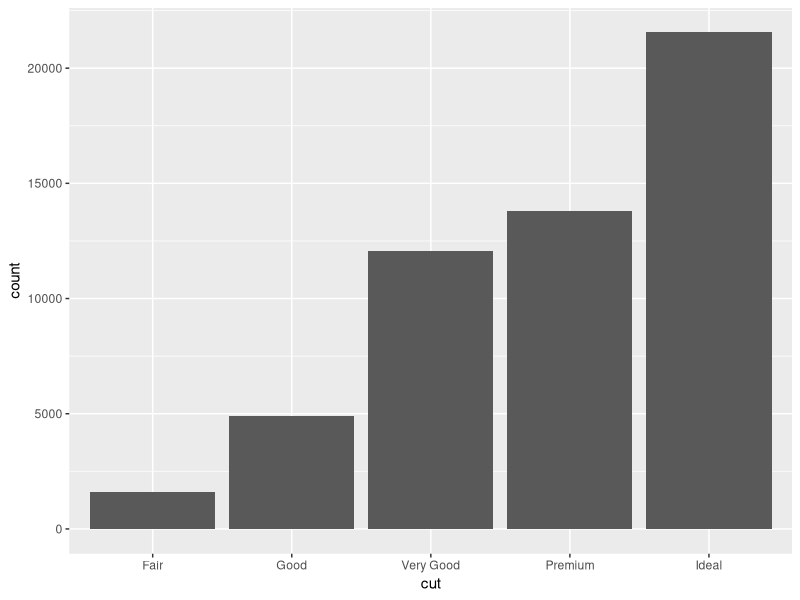
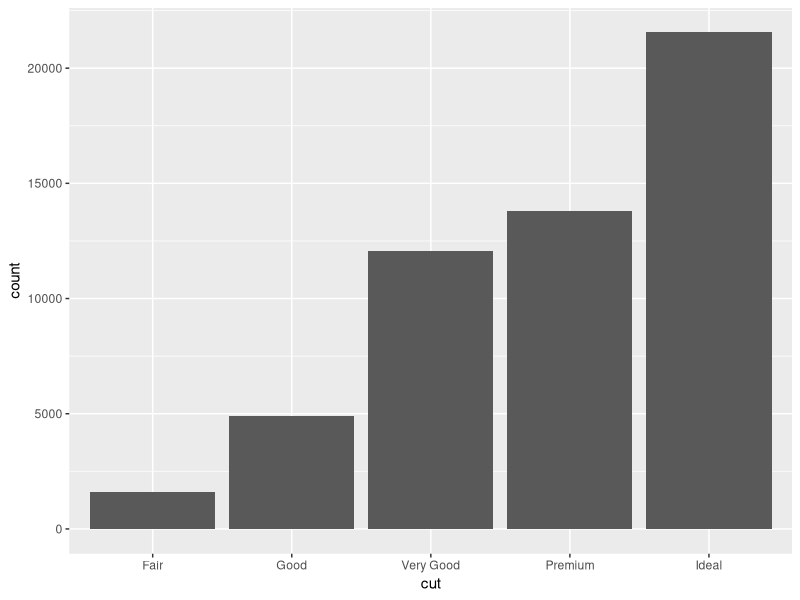
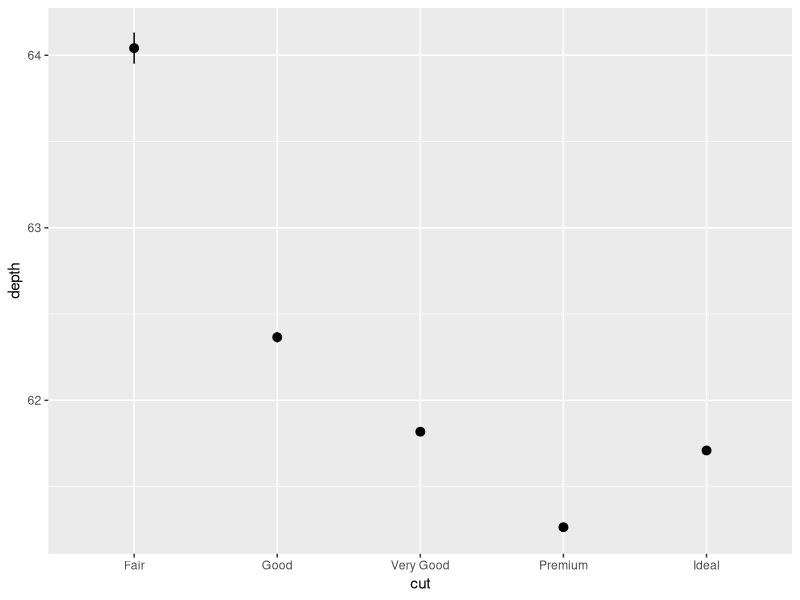
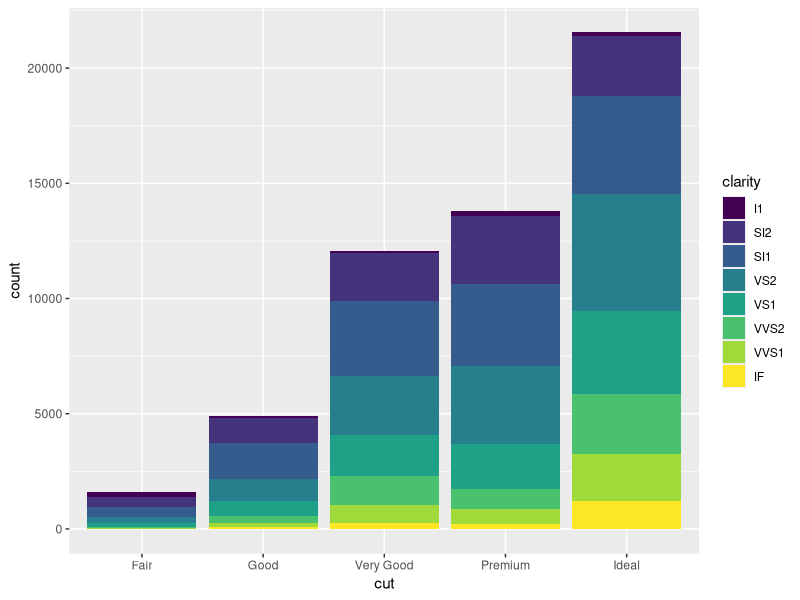
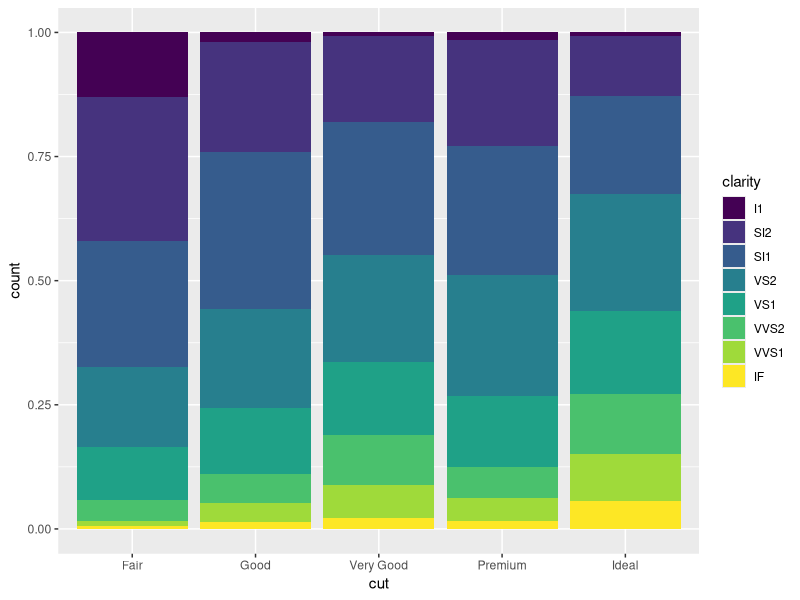
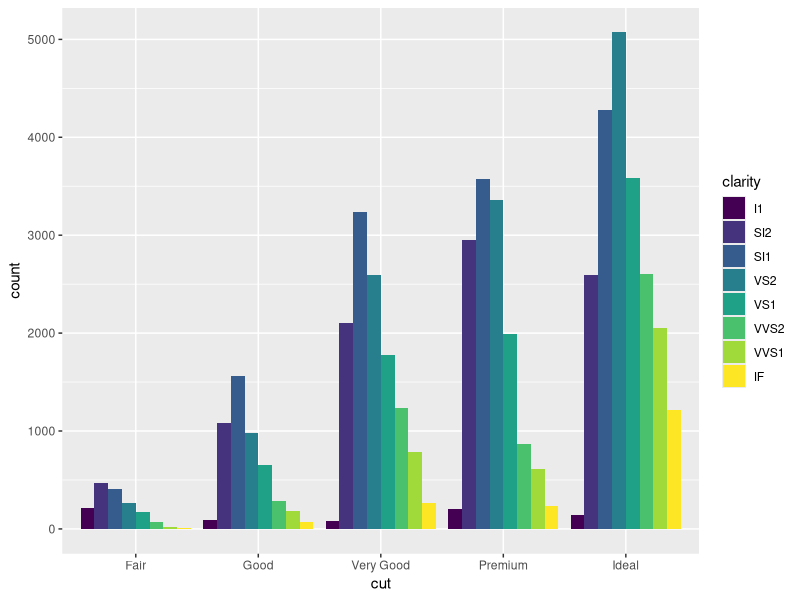
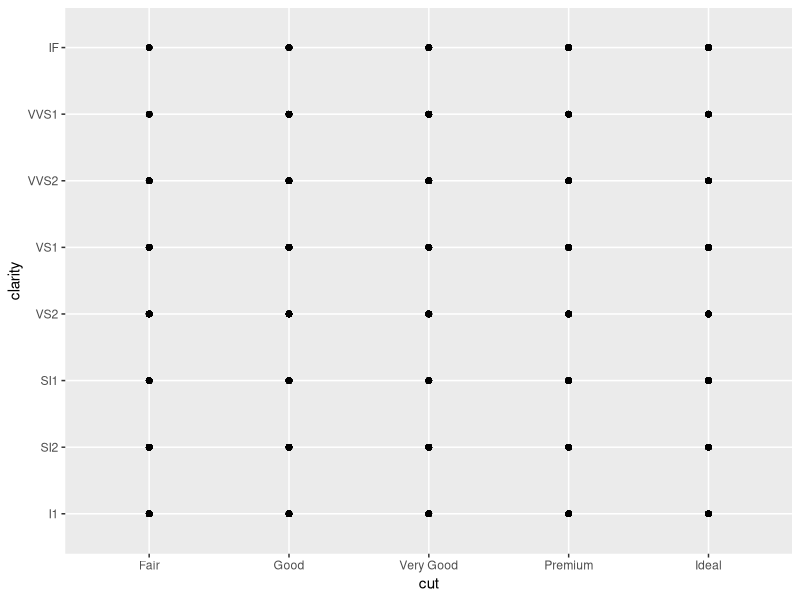
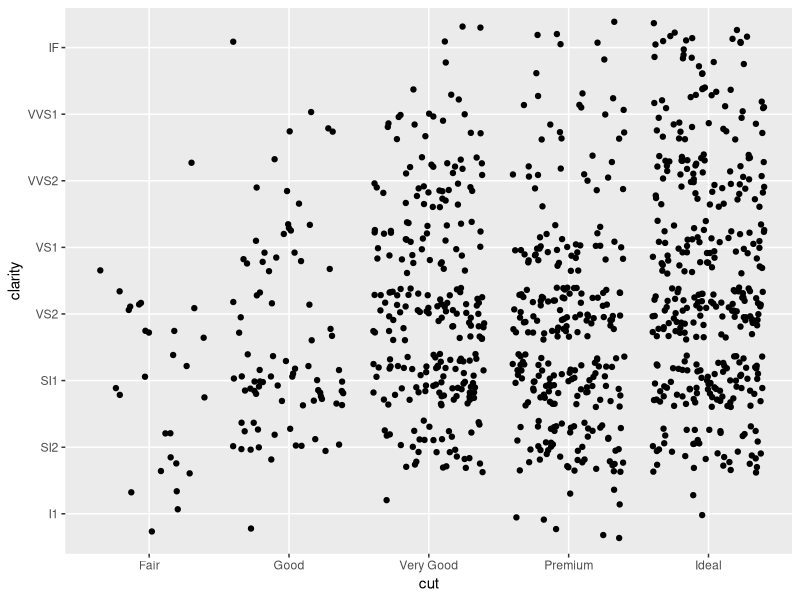

The R source for these figures, in order:
# Exercise 2: More ggplot2 Grammar

# Install and load `ggplot2`
# install.packages("ggplot2") # if needed
	library(ggplot2)
	library(dplyr)
# For this exercise you will again be working with the `diamonds` data set.
# Use `?diamonds` to review details about this data set
	


## Statistical Transformations

# Draw a bar chart of the diamonds data, organized by cut
# The height of each bar is based on the "count" (number) of diamonds with that cut
	ggplot(data = diamonds) + 
		geom_bar(mapping = aes(x = cut))

# Use the `stat_count` to apply the statistical transformation "count" to the diamonds
# by cut. You do not need a separate geometry layer!
	ggplot(data = diamonds) + 
		stat_count(mapping = aes(x = cut))

# Use the `stat_summary` function to draw a chart with a summary layer.
# Map the x-position to diamond `cut`, and the y-position to diamond `depth`
# Bonus: use `min` as the function ymin, `max` as the function ymax, and `median` as the function y
	ggplot(data = diamonds) + 
		stat_summary(mapping = aes(x = cut, y = depth))


## Position Adjustments

# Draw a bar chart of diamond data organized by cut, with each bar filled by clarity.
# You should see a _stacked_ bar chart.
	ggplot(data = diamonds) + 
		stat_count(mapping = aes(x = cut, fill = clarity))

# Draw the same chart again, but with each element positioned to "fill" the y axis
	ggplot(data = diamonds) + 
		stat_count(mapping = aes(x = cut, fill = clarity), position = "fill")

# Draw the same chart again, but with each element positioned to "dodge" each other
	ggplot(data = diamonds) + 
		stat_count(mapping = aes(x = cut, fill = clarity), position = "dodge")

# Draw a plot with point geometry with the x-position mapped to `cut` and the y-position mapped to `clarity`
# This creates a "grid" grouping the points
	ggplot(data = diamonds) + 
		geom_point(mapping = aes(x = cut, y = clarity))

# Use the "jitter" position adjustment to keep the points from all overlapping!
# (This works a little better with a sample of diamond data, such as from the previous exercise).
	ggplot(data = sample_n(diamonds, 1000)) + 
		geom_point(mapping = aes(x = cut, y = clarity), position = "jitter")	


## Scales

# Draw a "boxplot" (with `geom_boxplot()`) for the diamond's price (y) by color (x)


# This has a lot of outliers, making it harder to read. To fix this, draw the same plot but
# with a _logarithmic_ scale for the y axis.


# For another version, draw the same plot but with `violin` geometry instead of `boxplot` geometry!
# How does the logarithmic scale change the data presentation?


# Another interesting plot: draw a plot of the diamonds price (y) by carat (x), using a heatmap of 2d bins
# (geom_bin2d)
# What happens when you make the x and y channels scale logarithmically?


# Draw a scatter plot for the diamonds  price (y) by carat (x). Color each point by the clarity
# (Remember, this will take a while. Use a sample of the diamonds for faster results)


# Change the color of the previous plot using a ColorBrewer scale of your choice. What looks nice?



## Coordinate Systems

# Draw a bar chart with x-position and fill color BOTH mapped to cut
# For best results, SET the `width` of the geometry to be 1 (fill plot, no space between)
# You can save this to a variable for easier modifications


# Draw the same chart, but with the coordinate system flipped


# Draw the same chart, but in a polar coordinate system. Now you have a Coxcomb chart!



## Facets

# Take the scatter plot of price by carat data (colored by clarity) and add _facets_ based on
# the diamond's `color`



## Saving Plots

# Use the `ggsave()` function to save one of your plots (the most recent one generated) to disk.
# Name the output file "my-plot.png".
# Make sure you've set the working directory!!
